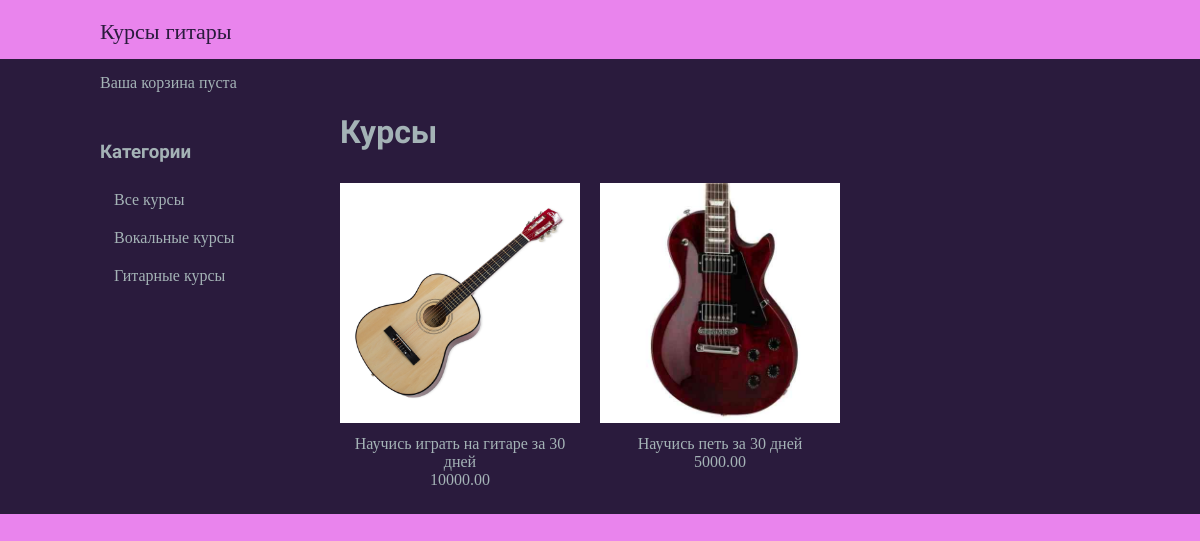
The app's page /, older data.
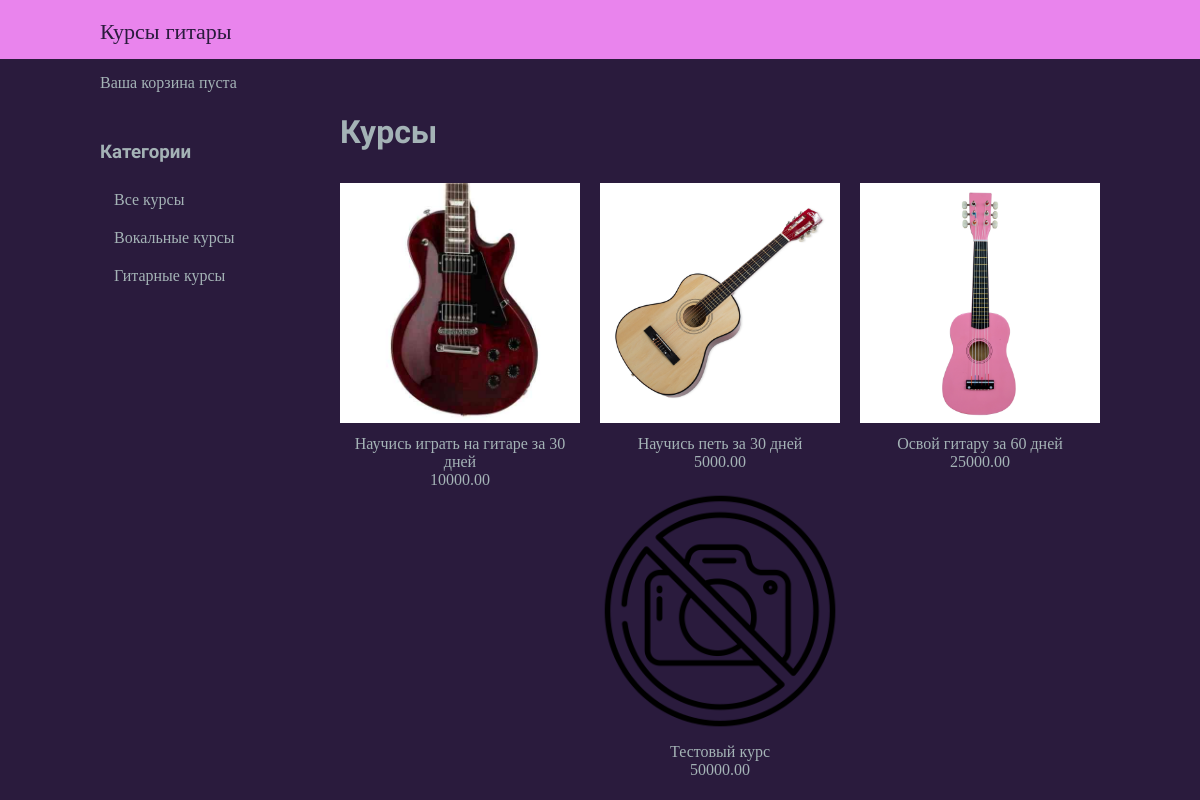
The same page, newer data.
### cources/models.py (models this page shows, shortened)
class Category(models.Model):
    name = models.CharField(max_length=200)
    slug = models.SlugField(max_length=200)
    class Meta:
        ordering = ('name',)
        verbose_name = 'category'
        verbose_name_plural = 'categories'
    def get_absolute_url(self):
        return reverse('cources:course_list_by_category',
                       args=[self.slug])

class Course(models.Model):
    category = models.ForeignKey(Category, related_name='cources', on_delete=models.CASCADE, blank=True)
    name = models.CharField(max_length=250)
    slug = models.SlugField(max_length=200)
    image = models.ImageField(upload_to='courses/%Y/%m/%d', blank=True)
    description = models.TextField(blank=True)
    price = models.DecimalField(max_digits=8, decimal_places=2)
    available = models.BooleanField(default=True)
    created = models.DateTimeField(auto_now_add=True)
    updated = models.DateTimeField(auto_now=True)
    stock = models.PositiveIntegerField()
    class Meta:
        ordering =('name',)
    def get_absolute_url(self):
        return reverse('cources:course_detail', args=[self.id, self.slug])

### cources/views.py (the view)
# urls.py: path('',views.course_list,name='course_list'),
def course_list(request, category_slug = None):
    category = None
    categories = Category.objects.all()
    courses= Course.objects.filter(available = True)
    if category_slug:
        category = get_object_or_404(Category, slug = category_slug)
        courses = courses.filter(category = category)
    return render(request,
                  'cources/course/list.html',
                  {'courses':courses,
                   'category':category,
                   'categories':categories})

### cart/cart.py (called while the page is built)
    def __len__(self):
        return sum(item['quantity'] for item in self.cart.values())

### cart/context_processors.py (called while the page is built)
def cart(request):
    return{'cart':Cart(request)}

### cources/templates/cources/course/list.html (shortened to what this page needs)
{% extends "cources/base.html" %}
{% load static %}
{% block content %}
<div id = "sidebar">
    <h3> Категории </h3>
    <ul>
        <li {% if not category %} class = "selected" {% endif%}>
            <a href="{% url "cources:course_list" %}">Все курсы </a>
        </li>
        {% for c in categories%}
        <li {% if category.slug == c.slug%} class = "selected" {% endif%}>
            <a href="{{c.get_absolute_url}}">{{c.name}}</a>
        </li>
{% endfor %}
    </ul>
</div>
<div id ="main" class = "cources-list">
    <h1> {% if category%} {{category.name}} {%else%} Курсы {% endif %} </h1>
    {%for course in courses %}
    <div class = "item">
        <a href="{{course.get_absolute_url}}">
            <img src="{% if course.image %}{{ course.image.url }}{% else %}{% static "img/no_image.png" %}{% endif %}">
        </a>
        <a href ="{{course.get_absolute_url}}"> {{course.name}} </a>
        <br>
        {{course.price}}
    </div>
    {% endfor %}
</div>
{% endblock %}

### cources/templates/cources/base.html (shortened to what this page needs)
{% load static %}
<!DOCTYPE html>
<html>
    <head>
        <link href="{% static "css/base.css" %}" rel ="stylesheet">
    </head>
<body>
    <div id="header">
        <a href="/" class = "logo"> Курсы гитары </a>
    </div>
    <div id="subheader">
        <div class="cart">
        {% with total_items=cart|length %}
        {% if total_items > 0 %}
        Ваша корзина:
        <a href="{%url "cart:cart_detail" %}">
            {{total_items}} курсов
            {{cart.get_total_price}} руб
        </a>
        {% elif not order %}
        Ваша корзина пуста
        {% endif %}
        {% endwith %}
    </div>
    <div id="content">
        {% block content %}
        {% endblock %}
    </div>
</body>
</html>

### cources/static/css/base.css (style rules this page uses)
body { background: #e25ce7bf; margin:0; padding:0; font-family:"Playfair Display", serif; font-style: normal; }
h1, h2, h3, h4, h5, h6 { font-family:"Great Vibes", cursive; font-style: normal; }
a { text-decoration: none; color:#a4b3b6; }
#header { padding: 10px 100px; font-size: 18px; overflow: auto; }
#header a { color:#2a1b3d; }
#subheader { background:#2a1b3d; color:#a4b3b6; padding: 15px 100px; overflow: auto; }
#header .logo { font-family: "Pacifico", cursive; font-weight: 500; float: left; font-size: 22px; margin-right: 10%; }
#sidebar { width: 220px; padding: 30px 20px 0 0; float: left; }
#sidebar ul { margin: 0; padding: 0; }
#sidebar ul li { margin: 0; list-style: none; padding: 10px 14px; }
#main { float: left; width: 96%; margin-right: -220px; overflow: hidden; }
.cources-list .item { width: 25%; padding: 10px 20px 10px 0; float: left; text-align: center; }
.cources-list .item img { width: 100%; margin-bottom: 8px; }

Row changes from the older to the newer data that the page shows:
changed Course "Научись играть на гитаре за 30 дней": image: a different picture
changed Course "Научись петь за 30 дней": image: a different picture
added Course: image (picture), name "Освой гитару за 60 дней", price "25000.00"
added Course: name "Тестовый курс", price "50000.00"
